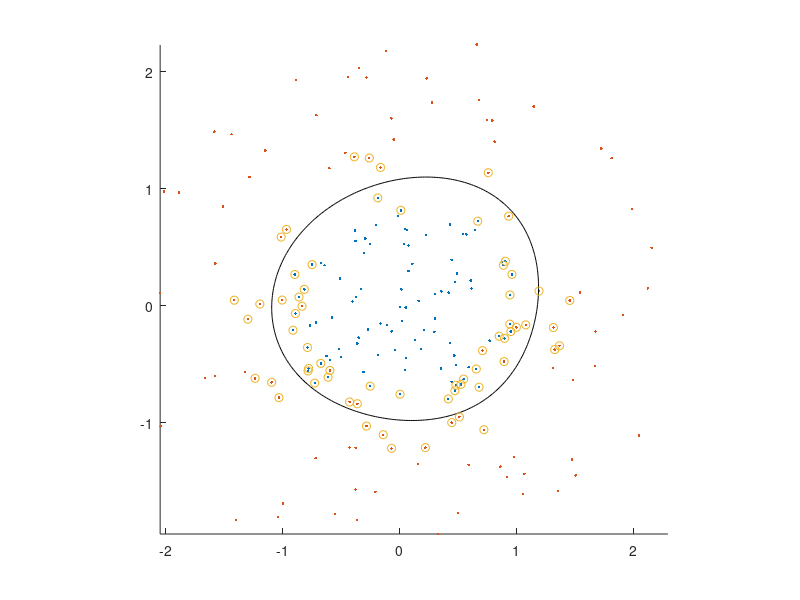

This figure's MATLAB source:
%% Initialisation
% Donnees
load ('donnees.mat')

%% Affichage donnees
close all
figure('Name', 'Donnees')
hold on

axis equal
%scatter(testC1(:, 1), testC1(:,2), '.r')
scatter(trainC1(:, 1), trainC1(:,2), '.r')
%scatter(testC2(:, 1), testC2(:,2), '.b')
scatter(trainC2(:, 1), trainC2(:,2), '.b')


%% SVM
% creation de la structure de donnees
TRAIN = [trainC1; trainC2];
CLASSE = [-1.*ones(size(trainC1,1), 1); ones(size(trainC2,1), 1)];
SVMmodel = fitcsvm(TRAIN, CLASSE, 'KernelFunction', 'rbf')
SVMmodel.IsSupportVector;


%% Meshgrid
d = 0.02; % le pas pour la grille
[x1Grid,x2Grid] = meshgrid(min(TRAIN(:,1)):d:max(TRAIN(:,1)),min(TRAIN(:,2)):d:max(TRAIN(:,2)));
xGrid = [x1Grid(:),x2Grid(:)];
[~,scores] = predict(SVMmodel,xGrid);
contour(x1Grid,x2Grid,reshape(scores(:,2),size(x1Grid)),[0 0],'k');
scatter(SVMmodel.SupportVectors(:, 1), SVMmodel.SupportVectors(:,2), 'oblack')
hold off


%% Erreurs
%nbErreursC1 = size(find(C1appC2 > C1appC1), 1)
%nbErreursC2 = size(find(C2appC1 > C2appC2), 1)
%pctErreursC1 = 100 * nbErreursC1 / size(testC1, 1)
%pctErreursC2 = 100 * nbErreursC2 / size(testC2, 1)